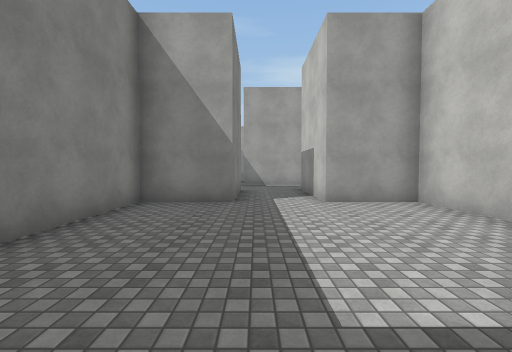
View 1 (above)

24 first-person views from a walk through a Unity game level. The camera is 1.5 m above the floor, tilts 2° down and sees 90° across. The floor is counted in squares, 2 m on a side. Each view is taken from the middle of a square. On the plan, view 1 faces up. The plan holds only what a view shows up to about 9 squares ahead; the rest is blank. The place goes on beyond the plan. The player character is not drawn. Surface patterns are stand-ins for the level's own textures.

View 2
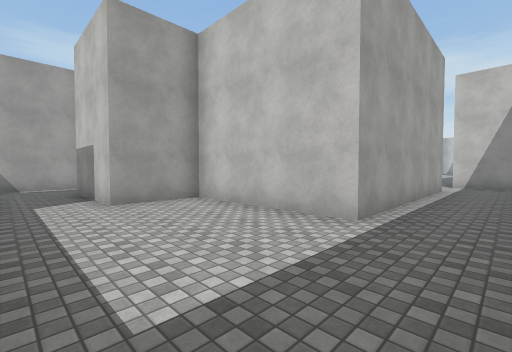

View 3
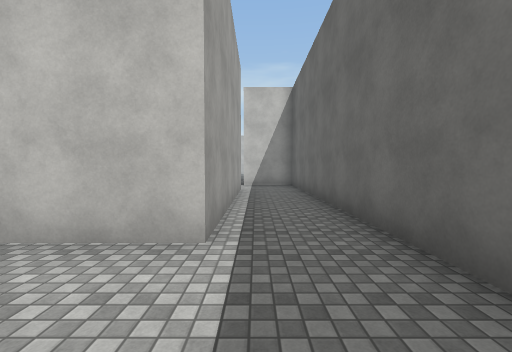

View 4
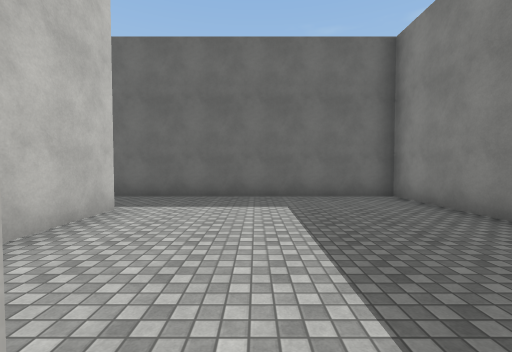

View 5
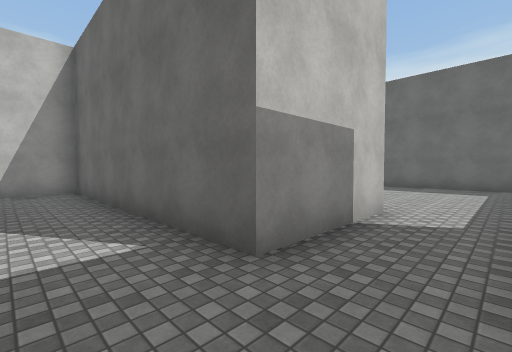

View 6
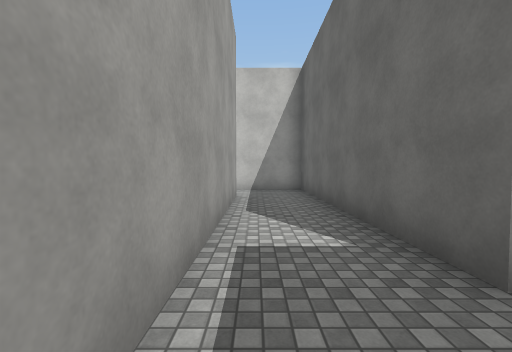

View 7
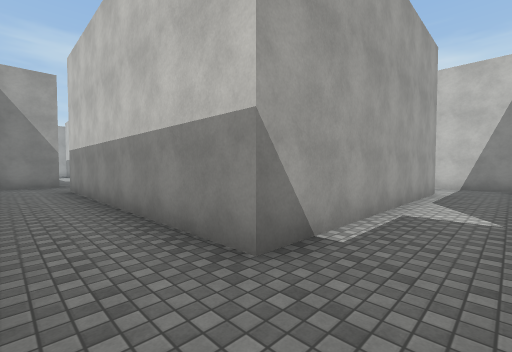

View 8
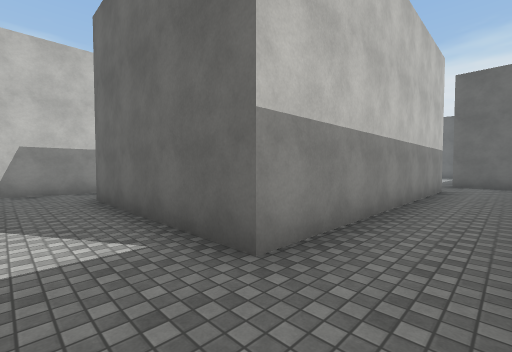

View 9
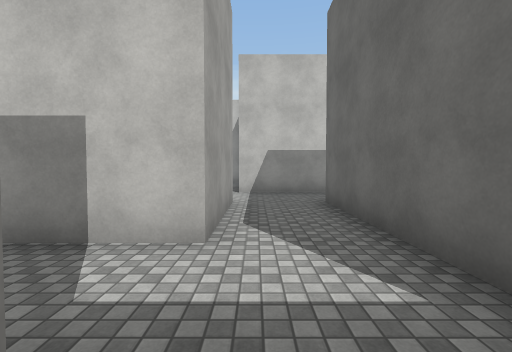

View 10
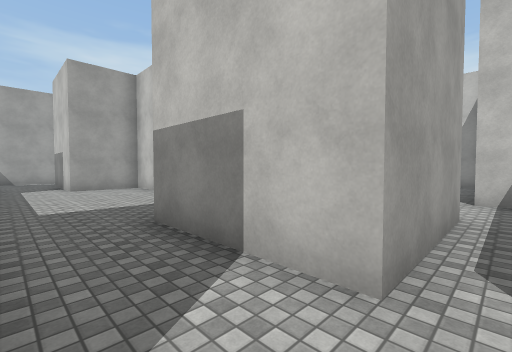

View 11
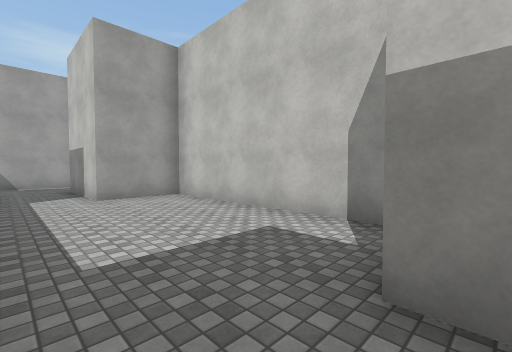

View 12
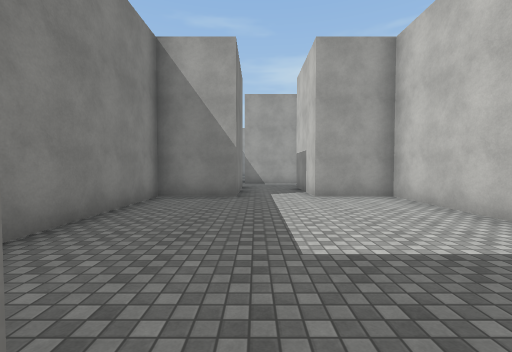

View 13
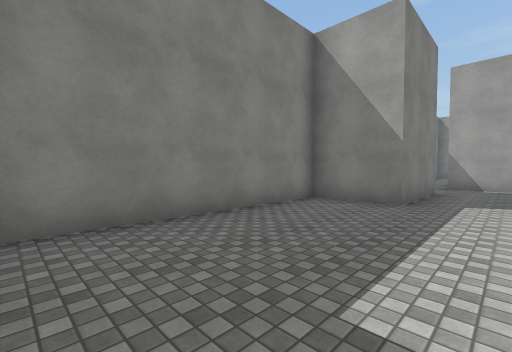

View 14
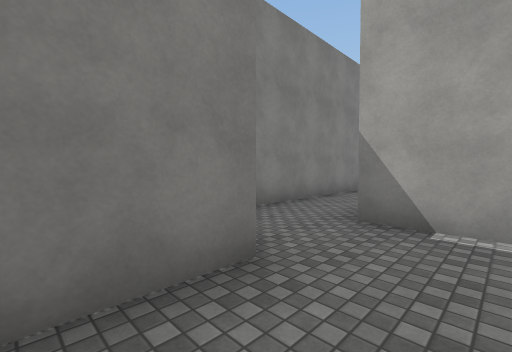

View 15
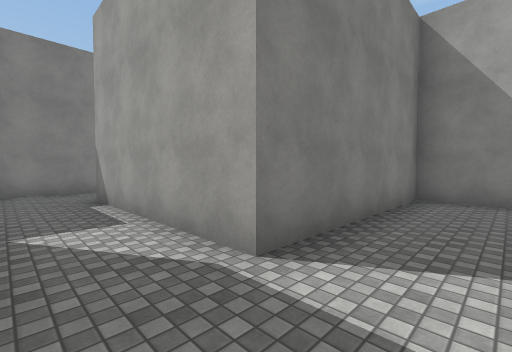

View 16
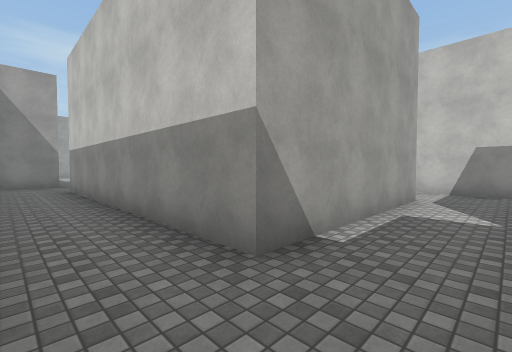

View 17
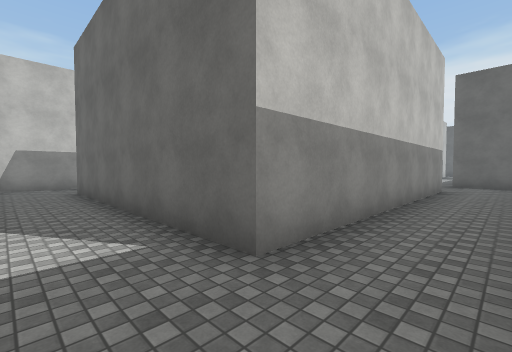

View 18
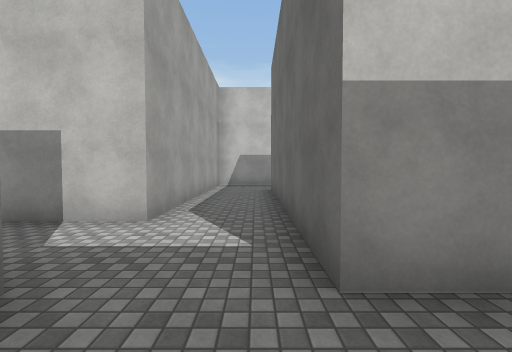

View 19
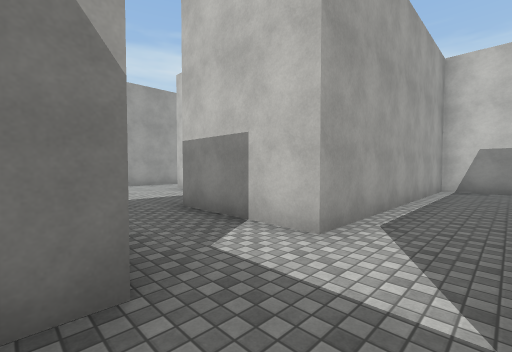

View 20
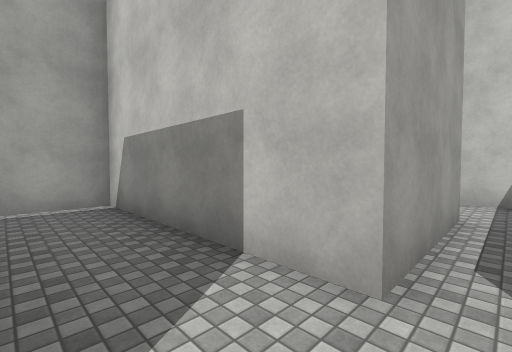

View 21
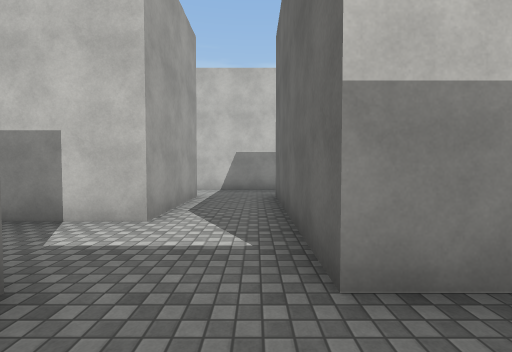

View 22
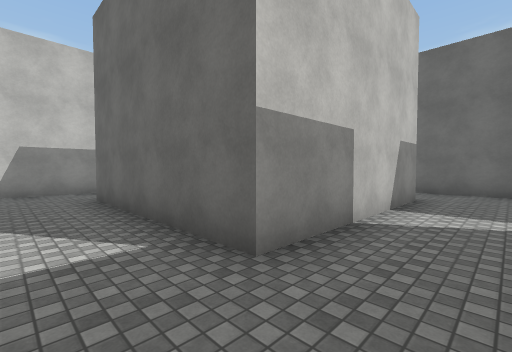

View 23
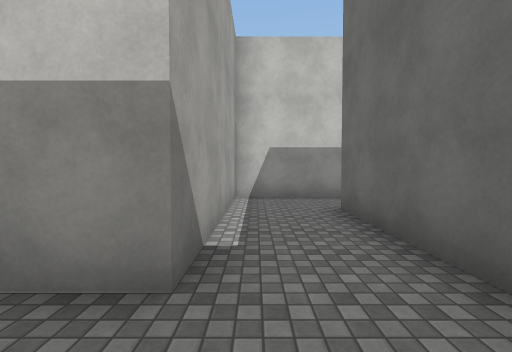

View 24
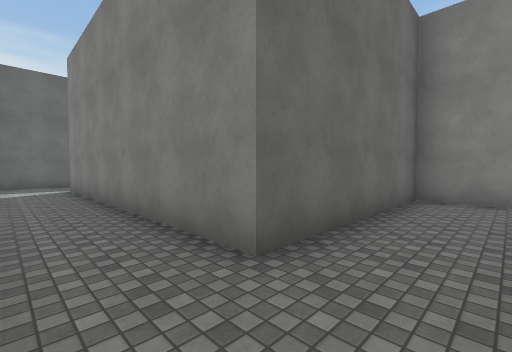

### Floor plan
Points are (right, up) in squares from view 1. A wall is a line through its corners. A room is listed if a view was taken in it or the views show most of it. See-through windows are left out.
Room 1 (views 1, 2, 3)
walls: (-0.5, 5.5) (-2.5, 5.5) (-2.5, -0.5) (10, -0.5); (9.5, 1.5) (3.5, 1.5) (3.5, 5.5) (1.5, 5.5); (11.5, 0) (11.5, 1.2)
ways out: opening at (0.5, 6) to room 2
Room 2 (views 4, 5, 6, 7, 8, 9, 10, 11, 12, 13, 14, 15, 16, 17, 18, 19, 20, 21, 22, 23, 24)
walls: (3.5, 24.1) (3.5, 29.5) (1.5, 29.5) (1.5, 32.5); (4.5, 20.5) (1.5, 20.5) (1.5, 23.5); (-0.5, 20.5) (-2, 20.5); (4.5, 32.1) (4.5, 30.5) (9.5, 30.5) (9.5, 22.5); (6.5, 17.9) (6.5, 20.5); (9.8, 20.5) (11, 20.5); (-0.5, 32.5) (-0.5, 29.5) (-2.5, 29.5) (-2.5, 23.9); (-2, 32.5) (-0.8, 32.5); (11.5, 29.8) (11.5, 32.5) (6.5, 32.5) (6.5, 37.5) (11.5, 37.5); (6.5, 10.5) (-0.5, 10.5) (-0.5, 18.5) (4.5, 18.5); (6.5, 39.5) (4.5, 39.5) (4.5, 34.5) (-0.5, 34.5) (-0.5, 42.5) (6.5, 42.5); (-2.5, 39.2) (-2.5, 33); (13.5, 37) (13.5, 40); (11.5, 39.5) (8.5, 39.5) (8.5, 44.5) (1.5, 44.5) (1.5, 46.5); (-2, 8.5) (-0.8, 8.5); (-0.5, 8.1) (-0.5, 5.5); (1.5, 5.5) (1.5, 8.5) (8.5, 8.5) (8.5, 10.9); (-0.4, 44.5) (-2, 44.5)
ways out: opening at (0.5, 6) to room 1; opening at (12.5, 36.5)

Positions as (right, up) in squares from view 1, and headings:
1: (0, 0), facing up
2: (0, 0), facing up-right
3: (1, 1), facing right
4: (1, 6), facing down
5: (0, 10), facing down-right
6: (0, 10), facing right
7: (-2, 9), facing up-right
8: (-2, 20), facing down-right
9: (-1, 20), facing right
10: (0, 20), facing up-right
11: (0, 23), facing up-right
12: (0, 23), facing up
13: (1, 24), facing up-left
14: (1, 31), facing up-left
15: (6, 33), facing up-left
16: (-2, 33), facing up-right
17: (-2, 44), facing down-right
18: (-2, 43), facing right
19: (-1, 43), facing up-right
20: (7, 39), facing up-right
21: (5, 38), facing right
22: (5, 39), facing down-right
23: (5, 32), facing right
24: (11, 32), facing down-left
